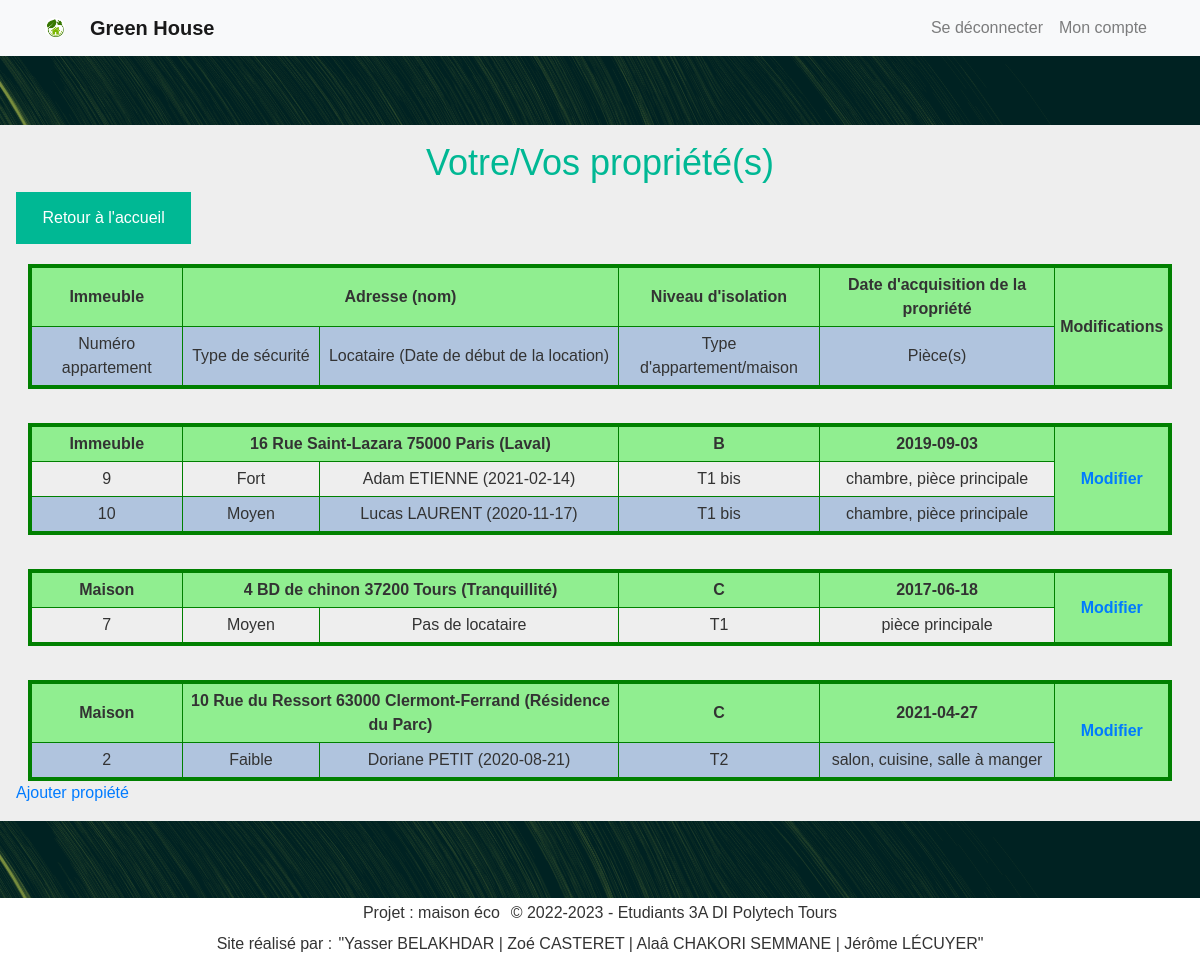
Screenshot of /proprietes/gererProprietes.php (signed in) with the database file from the repository.
### tables this page shows
CREATE TABLE Appartement(
   idAppartement INT AUTO_INCREMENT,
   numAppart INT,
   degreSecurite INT NOT NULL,
   typeAppart INT NOT NULL,
   idPropriete INT NOT NULL,
   PRIMARY KEY(idAppartement),
   FOREIGN KEY(degreSecurite) REFERENCES TypeSecurite(degreSecurite)
        ON DELETE CASCADE,
   FOREIGN KEY(typeAppart) REFERENCES TypeAppartement(typeAppart)
        ON DELETE CASCADE,
   FOREIGN KEY(idPropriete) REFERENCES Propriete(idPropriete)
        ON DELETE CASCADE
);

CREATE TABLE TypeSecurite(
   degreSecurite INT,
   nomSecurite VARCHAR(50) ,
   PRIMARY KEY(degreSecurite)
);

CREATE TABLE InfoPersonne(
   idPersonne INT AUTO_INCREMENT,
   nom VARCHAR(50)  NOT NULL,
   dateNais DATE,
   genre CHAR(1) ,
   mail VARCHAR(50)  NOT NULL,
   numTel CHAR(10) ,
   prenom VARCHAR(50)  NOT NULL,
   PRIMARY KEY(idPersonne),
   UNIQUE(mail)
);

CREATE TABLE TypeAppartement(
   typeAppart INT,
   libTypeAppart VARCHAR(50) ,
   nbPieces INT,
   PRIMARY KEY(typeAppart)
);

CREATE TABLE TypePiece(
   typePiece INT,
   libTypePiece VARCHAR(50) ,
   PRIMARY KEY(typePiece)
);

### WEB/proprietes/gererProprietes.php (the view, shortened to what this page needs)
<?php
$ROOT = "../";
?>
<!DOCTYPE html>
 <html lang="fr">
 <head>
    <?php require "../common/header.php"; ?>
    <h2>Votre/Vos propriété(s)</h2>
    <a href="../Page_accueil/Page_accueil.php" class = "bouton-retour">Retour à l'accueil</a>
    <table class="with-space">
        <tbody>
            <tr class="titre">
                <td>Immeuble</td>
                <td colspan = "2">Adresse (nom)</td>
                <td>Niveau d'isolation</td>
                <td colspan = "1">Date d'acquisition de la propriété</td>
                <td rowspan = "2">Modifications</td>
            </tr>
            <tr>
                <td>Numéro appartement</td>
                <td>Type de sécurité</td>
                <td>Locataire (Date de début de la location)</td>
                <td>Type d'appartement/maison</td>
                <td>Pièce(s)</td>
            </tr>
    <?php
    $req = 'SELECT numeroRue, nomRue, codePostal, nomVille, degreIsolation, nomPropriete , idPropriete, DATE(dateDebutProp) AS dateDProp
            FROM ProprieteAdresse NATURAL JOIN DernierProprietaire';
    $dataProprietes = $bdd->query($req);
    foreach ($dataProprietes as $propriete) {
        echo "<tr class=\"space\"><td colspan=\"6\" class=\"ignore-border\">&nbsp;</td></tr>";
        $reqApparts = "SELECT idAppartement, numAppart, libTypeAppart, nomSecurite
        FROM ((Appartement NATURAL JOIN TypeAppartement) NATURAL JOIN TypeSecurite)
        WHERE idPropriete = {$propriete['idPropriete']}";
        $dataAppartements = $bdd->query($reqApparts);
        $nbAppart = $dataAppartements->rowCount();
        $rowspan = $nbAppart + 1;
        echo "
                    <tr class=\"titre\">
                        <td>";
        if ($nbAppart == 1) echo "Maison";
        else echo "Immeuble";
        echo "  </td>
                <td colspan = \"2\">".$propriete['numeroRue']." ".$propriete['nomRue']." ".$propriete['codePostal']." ".$propriete['nomVille'];
        if ($propriete['nomPropriete'] != NULL) echo " ({$propriete['nomPropriete']})";
        echo "  </td>
                <td>{$propriete['degreIsolation']}</td>
                <td>{$propriete['dateDProp']}</td>
                <td rowspan = \"$rowspan\"><a href='{$ROOT}proprietes/ajoutPropriete/ajoutPropriete.php'>Modifier<a></td>
            </tr>";
        foreach ($dataAppartements as $appartement) {
            echo "<tr>
                    <td>{$appartement['numAppart']}</td>
                    <td>{$appartement['nomSecurite']}</td>";
            $reqLocataire = "SELECT DATE(datedebutloc) AS dateDLoc, nom, prenom
            FROM (Locataire NATURAL JOIN Utilisateur) NATURAL JOIN InfoPersonne
            WHERE idAppartement = {$appartement['idAppartement']} AND dateFinLoc IS NULL";
            $dataLocataires = $bdd->query($reqLocataire);
            $nbLocataire = $dataLocataires->rowCount();
            if ($nbLocataire == 1) {
                $locataire = $dataLocataires->fetch();
                echo "<td>{$locataire['prenom']} {$locataire['nom']} ({$locataire['dateDLoc']})</td>";
            }
            else if ($nbLocataire == 0) {
                echo "<td>Pas de locataire</td>";
            }
            else {
                echo "<td>Problème au niveau de la location de l'appartement (plusieurs locataires)</td>";
            }
            echo "  <td>{$appartement['libTypeAppart']}</td>
                    <td>";
            $reqPieces = "SELECT  libTypePiece
            FROM Piece NATURAL JOIN TypePiece
            WHERE idAppartement = {$appartement['idAppartement']}";
            $dataPieces = $bdd->query($reqPieces);
            $nbPiece = $dataPieces->rowCount();
            $iPiece = 0;
            foreach ($dataPieces as $piece) {
                echo $piece['libTypePiece'];
                if ($iPiece < $nbPiece - 1) {
                    echo ", ";
                }
                $iPiece++;
            }
            echo "</td>";
        }
        echo "</tr>";
    }
    ?>
    </tbody>
    </table>
    <a href="../proprietes/ajoutPropriete/ajoutPropriete.php">Ajouter propiété</a>
 </body>
 <?php require "../common/footer.php"; ?>
</html>

### WEB/common/style/main.css (style rules this page uses)
html { height: 100%; }
body { font-family: Arial, sans-serif; color: #333; background-color: #eee; margin: 0; min-height: 100%; display: flex; flex-direction: column; }
h2 { font-size: 36px; text-align: center; color: #00b894; }
.bouton-retour { display: block; width: 15%; margin: 20px; padding: 12px 20px; }
button, .header-right > a, .bouton, .bouton-retour { background-color: #00b894; color: #fff; padding: 14px 20px; margin: 8px 0; border: none; cursor: pointer; text-align: center; text-decoration: none; }
table.with-space { margin: 20px auto auto auto; table-layout: auto; width: 98%; text-align: center; border-collapse: collapse; border: solid green 4px; border-left: none; border-right: none; }
table tr:not(.titre):not(.space):nth-child(even) { background: lightsteelblue; }
table .titre { font-weight: bold; background: lightgreen; }
table td:not(.ignore-border) { border: solid green 1px; padding: 5px; }
table tr { border-collapse: collapse; border: solid green 4px; }
table tr:not(.space) { border-top: none; border-bottom: none; }
table tr.space { border-left: none; border-right: none; }

### WEB/proprietes/gererProprietes.php (style rules this page uses)
tr.space > td { padding: 5px; }

### rows the page displays
appartement: numAppart "9", degreSecurite.nomSecurite "Fort", infopersonne.prenom "Adam", infopersonne.nom "ETIENNE", dateDLoc "2021-02-14", typeAppart.libTypeAppart "T1 bis"
typepiece: libTypePiece "chambre"
typepiece: libTypePiece "pièce principale"
appartement: numAppart "10", degreSecurite.nomSecurite "Moyen", infopersonne.prenom "Lucas", infopersonne.nom "LAURENT", dateDLoc "2020-11-17", typeAppart.libTypeAppart "T1 bis"
appartement: numAppart "7", degreSecurite.nomSecurite "Moyen", shows "Pas de locataire", typeAppart.libTypeAppart "T1"
appartement: numAppart "2", degreSecurite.nomSecurite "Faible", infopersonne.prenom "Doriane", infopersonne.nom "PETIT", dateDLoc "2020-08-21", typeAppart.libTypeAppart "T2"
typepiece: libTypePiece "salon"
typepiece: libTypePiece "cuisine"
typepiece: libTypePiece "salle à manger"

### other values shown
$propriete['numeroRue'] "16"
$propriete['nomRue'] "Rue Saint-Lazara"
$propriete['codePostal'] "75000"
$propriete['nomVille'] "Paris"
$propriete['nomPropriete'] "Laval"
$propriete['degreIsolation'] "B"
$propriete['dateDProp'] "2019-09-03"
$propriete['numeroRue'] "4"
$propriete['nomRue'] "BD de chinon"
$propriete['codePostal'] "37200"
$propriete['nomVille'] "Tours"
$propriete['nomPropriete'] "Tranquillité"
$propriete['degreIsolation'] "C"
$propriete['dateDProp'] "2017-06-18"
$propriete['numeroRue'] "10"
